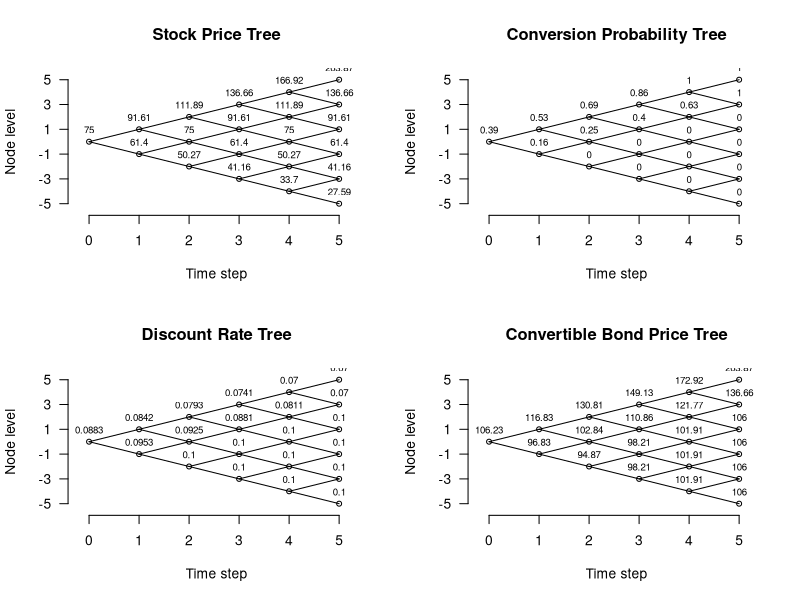

Write the R code that produced this figure.
rm(list = ls())

# =========================
# Input
# =========================
S0    <- 75
T     <- 5
r     <- 0.07
b     <- 0.07
k     <- 0.03
m     <- 1
cp    <- 6
sigma <- 0.20
n     <- 5
dt    <- T / n

# =========================
# CRR parameters
# =========================
u  <- exp(sigma * sqrt(dt))
d  <- exp(-sigma * sqrt(dt))
Pi <- (exp(b * dt) - d) / (u - d)

# =========================
# Stock price tree
# =========================
stock_tree <- matrix(NA, nrow = n + 1, ncol = n + 1)

for (t in 0:n) {
  for (j in 0:t) {
    stock_tree[j + 1, t + 1] <- S0 * u^(t - j) * d^j
  }
}

# =========================
# Conversion probability tree
# =========================
face_plus_coupon <- 100 + cp
q_tree <- matrix(NA, nrow = n + 1, ncol = n + 1)

for (j in 0:n) {
  ST <- stock_tree[j + 1, n + 1]
  q_tree[j + 1, n + 1] <- ifelse(m * ST > face_plus_coupon, 1, 0)
}

for (t in (n - 1):0) {
  for (j in 0:t) {
    q_up   <- q_tree[j + 1, t + 2]
    q_down <- q_tree[j + 2, t + 2]
    
    q_tree[j + 1, t + 1] <- Pi * q_up + (1 - Pi) * q_down
  }
}

# =========================
# Discount rate tree
# =========================
rate_tree <- r + (1 - q_tree) * k

# =========================
# Convertible bond price tree
# =========================
bond_tree <- matrix(NA, nrow = n + 1, ncol = n + 1)

for (j in 0:n) {
  ST <- stock_tree[j + 1, n + 1]
  bond_tree[j + 1, n + 1] <- max(m * ST, face_plus_coupon)
}

for (t in (n - 1):0) {
  for (j in 0:t) {
    S_now <- stock_tree[j + 1, t + 1]
    
    P_up   <- bond_tree[j + 1, t + 2]
    P_down <- bond_tree[j + 2, t + 2]
    
    r_up   <- rate_tree[j + 1, t + 2]
    r_down <- rate_tree[j + 2, t + 2]
    
    continuation_value <- cp +
      Pi * P_up * exp(-r_up * dt) +
      (1 - Pi) * P_down * exp(-r_down * dt)
    
    conversion_value <- m * S_now
    
    bond_tree[j + 1, t + 1] <- max(conversion_value, continuation_value)
  }
}

# =========================
# Plot function
# =========================
plot_tree <- function(tree, title = "Tree", digits = 2) {
  n <- ncol(tree) - 1
  
  plot(
    NA,
    xlim = c(-0.2, n + 0.3),
    ylim = c(-n - 0.5, n + 0.5),
    xlab = "Time step",
    ylab = "Node level",
    main = title,
    xaxt = "n",
    yaxt = "n",
    bty = "n"
  )
  
  axis(1, at = 0:n)
  axis(2, at = seq(-n, n, by = 2), las = 1)
  
  for (t in 0:n) {
    for (j in 0:t) {
      value <- tree[j + 1, t + 1]
      
      if (!is.na(value)) {
        x <- t
        y <- t - 2 * j
        
        if (t < n) {
          segments(x, y, x + 1, y + 1)
          segments(x, y, x + 1, y - 1)
        }
        
        points(x, y, pch = 1, cex = 0.8)
        text(x, y, labels = round(value, digits), pos = 3, cex = 0.7)
      }
    }
  }
}

# =========================
# Plot 4 trees in one frame
# =========================
layout(matrix(1:4, nrow = 2, byrow = TRUE))

plot_tree(stock_tree, "Stock Price Tree", digits = 2)
plot_tree(q_tree, "Conversion Probability Tree", digits = 2)
plot_tree(rate_tree, "Discount Rate Tree", digits = 4)
plot_tree(bond_tree, "Convertible Bond Price Tree", digits = 2)
